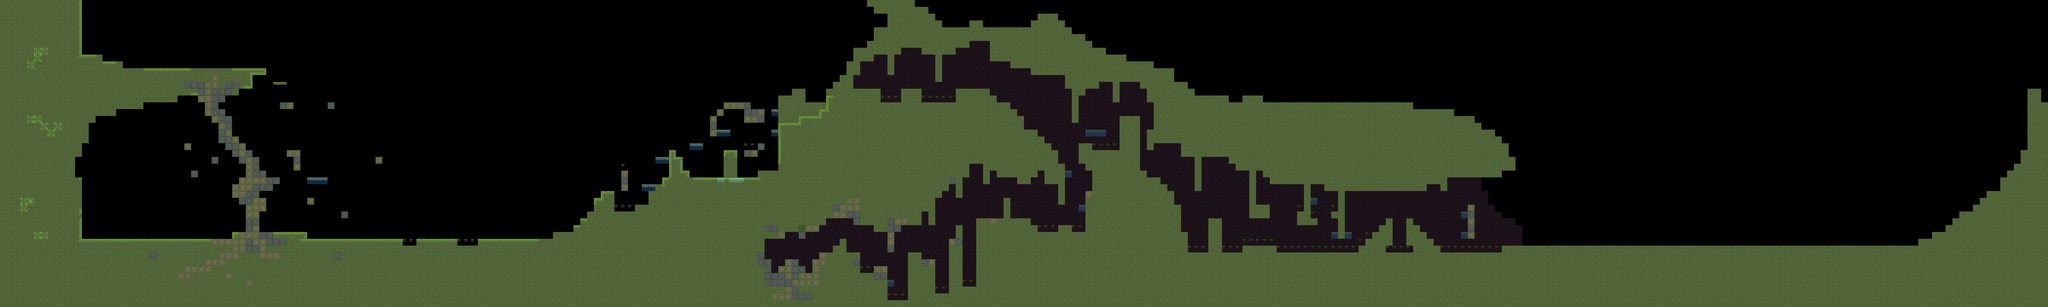

Tiled map render using the project's own tile images. Description and the map definition, with tile-layer contents summarised, below:
An orthogonal 300x45 tile map with 32x32 px tiles, 3 tile layers (bg, Capa de Patrones 1, metadata), 3 tilesets.

<map version="1.2" tiledversion="1.2.5" orientation="orthogonal" renderorder="left-up" width="300" height="45" tilewidth="32" tileheight="32" infinite="0" nextlayerid="4" nextobjectid="1">
 <tileset firstgid="1" name="woods tileset day" tilewidth="32" tileheight="32" tilecount="60" columns="10">
  <image source="test-tileset-v00.png" width="320" height="192" />
 </tileset>
 <tileset firstgid="61" name="woods tileset night" tilewidth="32" tileheight="32" tilecount="60" columns="10">
  <image source="test-tileset.png" width="320" height="192" />
 </tileset>
 <tileset firstgid="121" name="metadata" tilewidth="32" tileheight="32" spacing="1" tilecount="9" columns="3">
  <image source="metadata_small.png" width="99" height="99" />
 </tileset>
 <layer id="2" name="bg" width="300" height="45" locked="1">
  <properties>
   <property name="Draw" type="int" value="1" />
  </properties>
  <data>[13500 cells, 2538 non-empty, 2 distinct tile ids]</data>
 </layer>
 <layer id="1" name="Capa de Patrones 1" width="300" height="45">
  <properties>
   <property name="Draw" type="int" value="1" />
  </properties>
  <data>[13500 cells, 5645 non-empty, 31 distinct tile ids]</data>
 </layer>
 <layer id="3" name="metadata" width="300" height="45" opacity="0.4">
  <properties>
   <property name="Draw" type="int" value="0" />
   <property name="Navigation" type="int" value="1" />
  </properties>
  <data>[13500 cells, 5566 non-empty, 2 distinct tile ids]</data>
 </layer>
</map>
